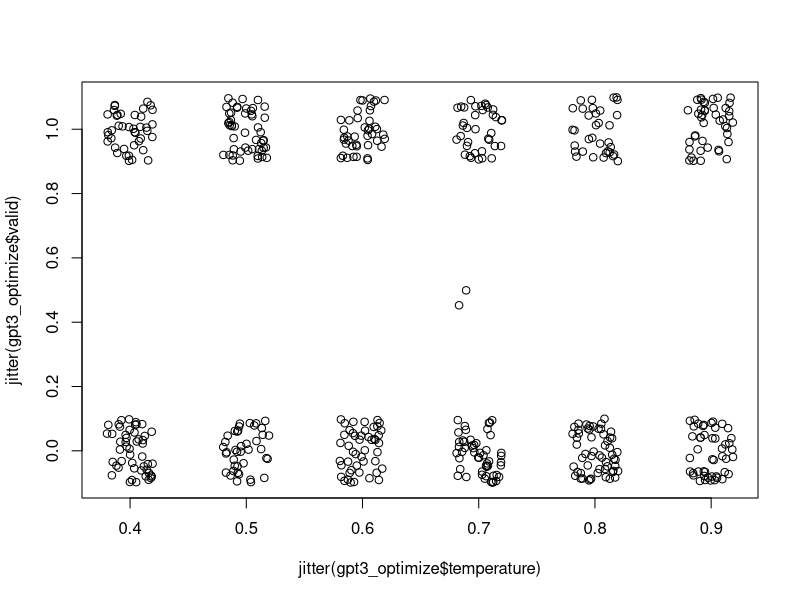
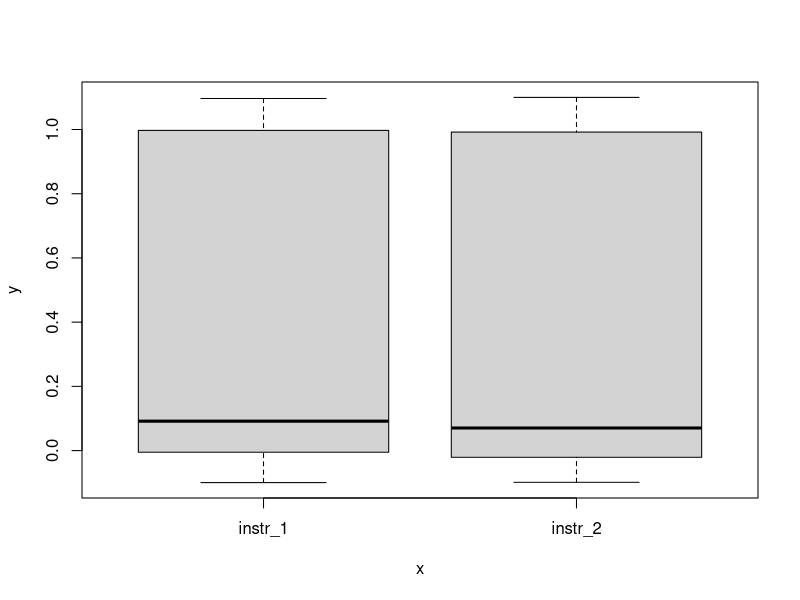
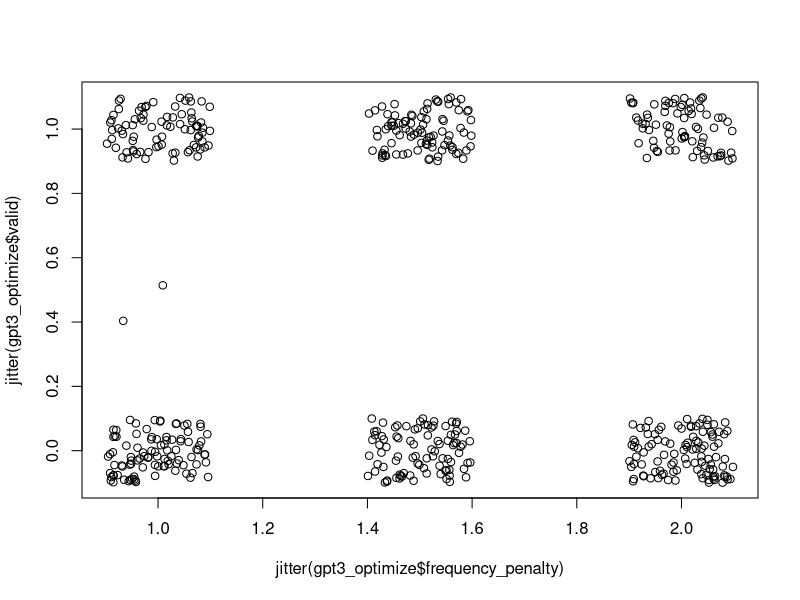
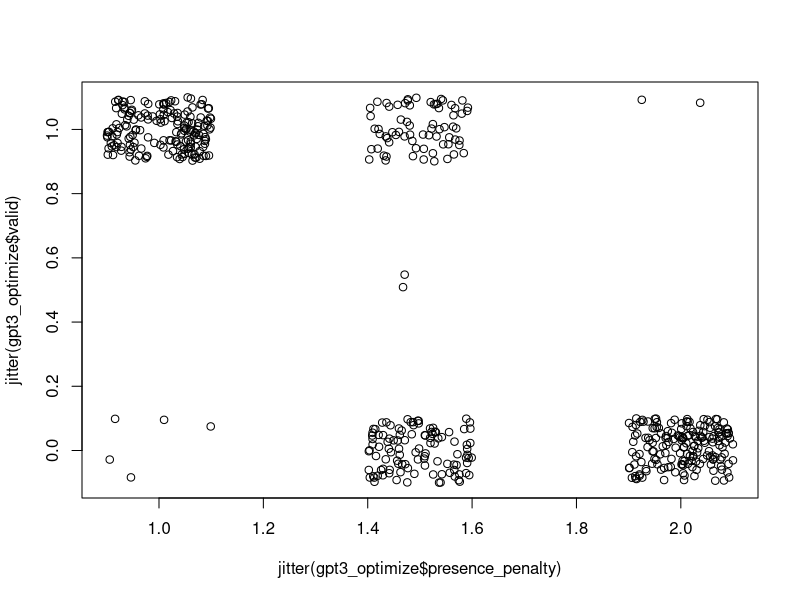
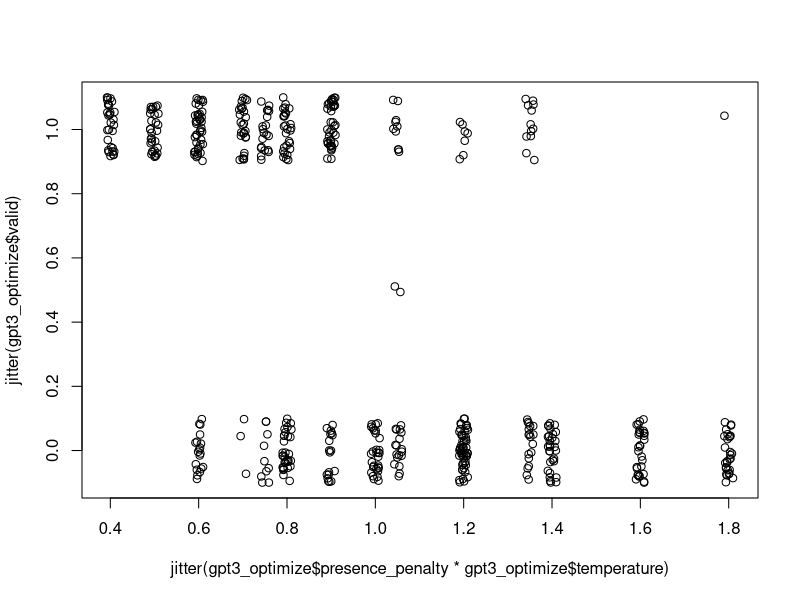
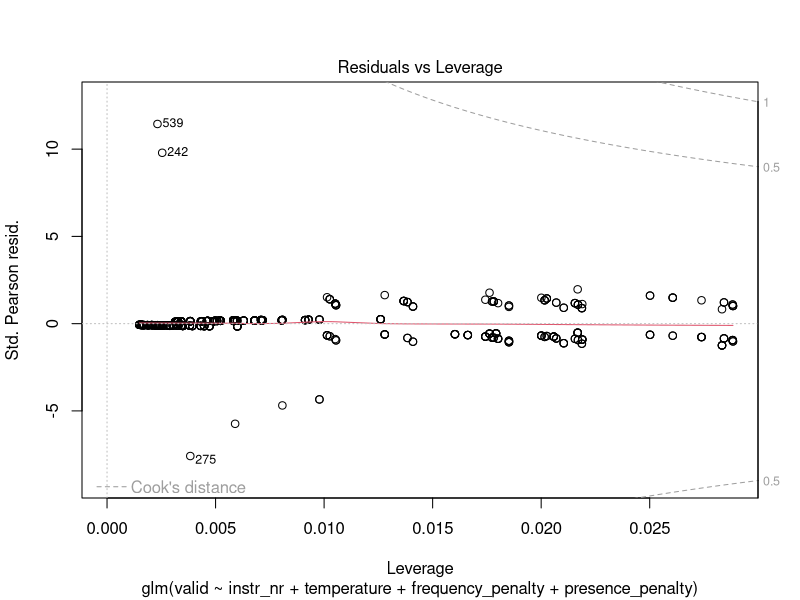
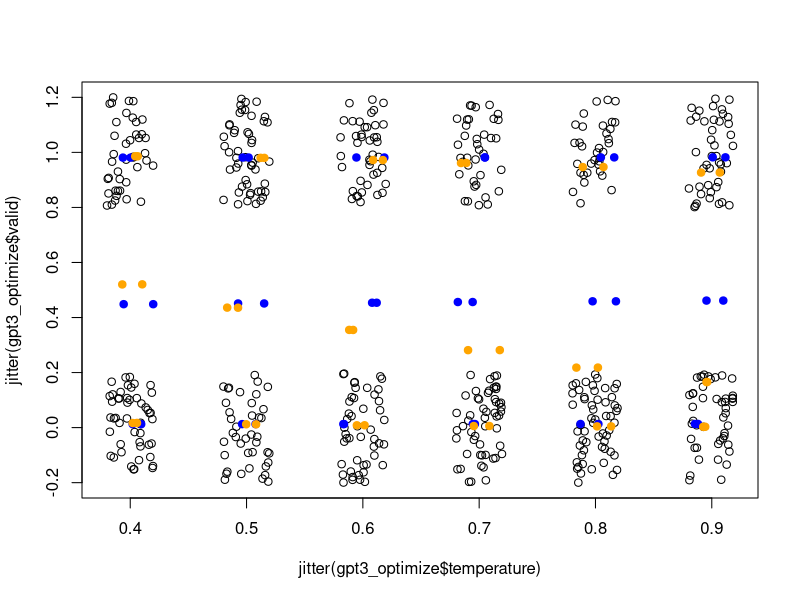
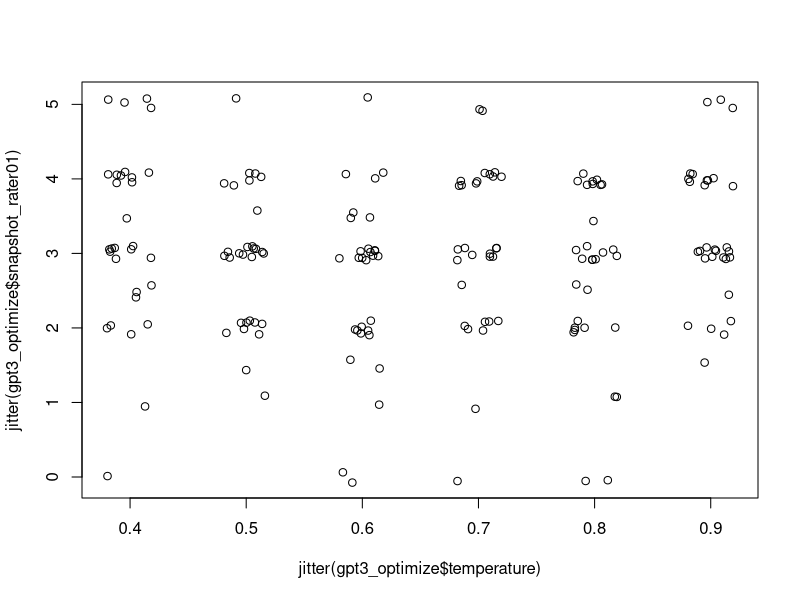

The R script that drew these images, in order:
### optimization round 1: valid dv
gpt3_optimize <- read.csv("data/220416_gpt3_aut_instr_param_optimization.csv")

# check and change data types
str(gpt3_optimize)
gpt3_optimize$instr_nr <- as.factor(gpt3_optimize$instr_nr)

# plot relationships independents on whether/not valid response was produced
plot(jitter(gpt3_optimize$temperature), jitter(gpt3_optimize$valid)) # unclear
plot(gpt3_optimize$instr_nr, jitter(gpt3_optimize$valid)) # no clear difference
plot(jitter(gpt3_optimize$frequency_penalty), jitter(gpt3_optimize$valid)) # no clear difference
plot(jitter(gpt3_optimize$presence_penalty), jitter(gpt3_optimize$valid)) # 1 clearly best presence penalty
plot(jitter(gpt3_optimize$presence_penalty * gpt3_optimize$temperature), jitter(gpt3_optimize$valid))

# dichotomize valid
gpt3_optimize$valid[gpt3_optimize$valid == .5] <- 0

# analyze which settings lead to valid responses
t.test(temperature ~ valid, gpt3_optimize)       # no clear effect

glm_optimize_valid_1 <- glm(valid ~ instr_nr + temperature + frequency_penalty + presence_penalty, 
                            data = gpt3_optimize, 
                            family = "binomial")
summary(glm_optimize_valid_1)
# variance inflation factor
car::vif(glm_optimize_valid_1)
# outliers, influential cases, cook's distance
plot(glm_optimize_valid_1, which=5)

glm_optimize_valid_2 <- glm(valid ~ instr_nr * temperature + frequency_penalty + presence_penalty, 
                            data = gpt3_optimize, 
                            family = "binomial")
summary(glm_optimize_valid_2)
anova(glm_optimize_valid_1, glm_optimize_valid_2, test = "Chisq") # model 2 better

glm_optimize_valid_2b <- glm(valid ~ instr_nr * temperature + presence_penalty, 
                             data = gpt3_optimize, 
                             family = "binomial")
summary(glm_optimize_valid_2b)
anova(glm_optimize_valid_2, glm_optimize_valid_2b, test = "Chisq") # we can drop freq penalty, doesn't affect model fit

glm_optimize_valid_3 <- glm(valid ~ instr_nr * temperature + presence_penalty * temperature + frequency_penalty, 
                            data = gpt3_optimize, 
                            family = "binomial")
summary(glm_optimize_valid_3)
anova(glm_optimize_valid_2, glm_optimize_valid_3, test = "Chisq") # no improvement with 3, stick with model 2

## investigate what interaction instr x temperature means
# create a new dataset to investigate and plot interaction
# best model: valid ~ instr_nr * temperature + presence_penalty
new_data <- data.frame(
  instr_nr = rep(c("instr_1", "instr_2"), each = 18, times = 2),
  temperature = rep(4:9, each = 3, times = 4),
  presence_penalty = rep(c(1, 1.5, 2), each = 1, times = 24)
  )
new_data$temperature <- new_data$temperature * .1
new_data$valid <- predict(glm_optimize_valid_2b, newdata = new_data, type = "response")
plot(jitter(gpt3_optimize$temperature), jitter(gpt3_optimize$valid))
points(jitter(new_data$temperature[new_data$instr_nr == "instr_1"]), jitter(new_data$valid[new_data$instr_nr == "instr_1"]), pch=19, col="blue")
points(jitter(new_data$temperature[new_data$instr_nr == "instr_2"]), jitter(new_data$valid[new_data$instr_nr == "instr_2"]), pch=19, col="orange")
# conclusion: as temperature rises, instruction 2 leads to more invalid responses

# create a csv file for snapshot scoring of relevant parameter settings
gpt3_optimize_score <- gpt3_optimize[gpt3_optimize$presence_penalty == 1,]
write.csv(gpt3_optimize[gpt3_optimize$presence_penalty == 1,],
          "data/gpt3_aut_instr_param_optimization_presence1.csv")

### optimization round 2 snapshot dv
gpt3_optimize <- read.csv("data/gpt3_aut_instr_param_optimization_presence1_scored.csv")

# check and change data types
str(gpt3_optimize)
gpt3_optimize$instr_nr <- as.factor(gpt3_optimize$instr_nr)
gpt3_optimize$engine <- as.factor(gpt3_optimize$engine)
gpt3_optimize$aut_object <- as.factor(gpt3_optimize$aut_object)

# plot relationships between vars
plot(jitter(gpt3_optimize$temperature), jitter(gpt3_optimize$snapshot_rater01))
plot(jitter(gpt3_optimize$frequency_penalty), jitter(gpt3_optimize$snapshot_rater01))
plot(gpt3_optimize$instr_nr, gpt3_optimize$snapshot_rater01)
# instr_2 seems to lead to better crea scores

#snapshot_rater01 ~ temperature + instr_nr + frequency_penalty
lm_optimize_1 <- lm(snapshot_rater01 ~ instr_nr + temperature + frequency_penalty, 
                          gpt3_optimize)
summary(lm_optimize_1)
plot(lm_optimize_1)

#snapshot_rater01 ~ temperature + instr_nr 
lm_optimize_2 <- lm(snapshot_rater01 ~ instr_nr + temperature, 
                    gpt3_optimize)
summary(lm_optimize_2)
plot(lm_optimize_2)
anova(lm_optimize_1, lm_optimize_2) 
# no improvement in model fit from 1 to 2, choose model 2 because simpler

#snapshot_rater01 ~ temperature + instr_nr 
lm_optimize_3 <- lm(snapshot_rater01 ~ instr_nr * temperature, 
                    gpt3_optimize)
summary(lm_optimize_3)
plot(lm_optimize_3)
anova(lm_optimize_2, lm_optimize_3) 
# no improvement in model fit from 2 to 3, choose model 2 because simpler

# examine how temp & freq penalty influence performance
instr2_data <- gpt3_optimize[gpt3_optimize$instr_nr == "instr_2",]
plot(jitter(instr2_data$temperature), jitter(instr2_data$snapshot_rater01))
plot(jitter(instr2_data$frequency_penalty), jitter(instr2_data$snapshot_rater01))
# conclusions so far: 
# instruction 2 is better
# frequency_penalty has no reliable effect -> choose 1 based on plot

# investigate performance differences for different objects
plot(instr2_data$aut_object, jitter(instr2_data$snapshot_rater01))
plot(instr2_data$aut_object, jitter(instr2_data$valid))
# brick had the most invalid
# fork and tin perform the best on snapshot
